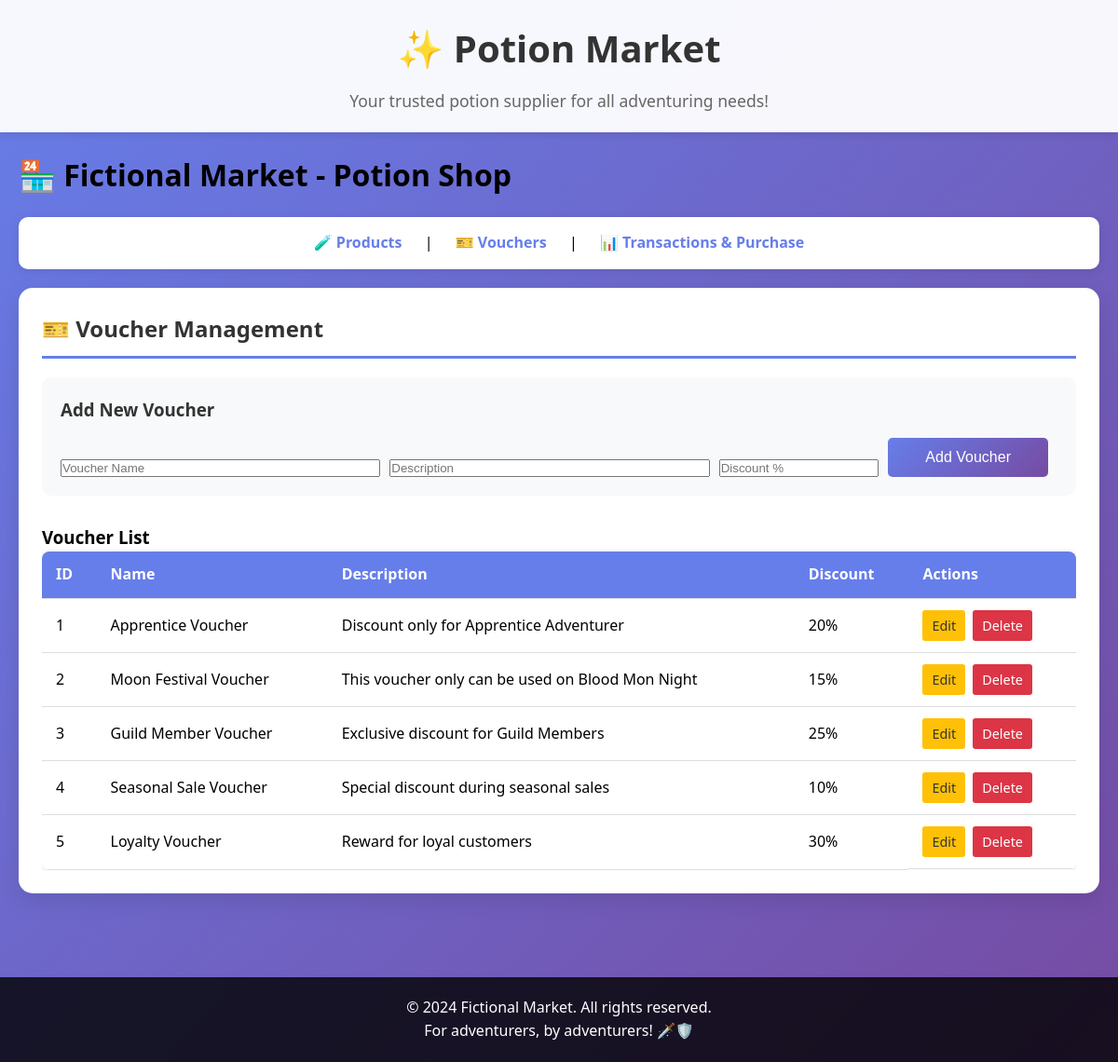
The page /?page=vouchers on the database its author committed.
### tables this page shows
CREATE TABLE voucher (
    id INT AUTO_INCREMENT PRIMARY KEY,
    name VARCHAR(100) NOT NULL,
    description VARCHAR(100) UNIQUE,
    discount int(2)
);

### config/db.php (called while the page is built, shortened)
<?php
class Database {
    private $host = "localhost";
    private $username = "root";
    private $password = "";
    private $dbname = "fictional_market";
    public function __construct() {
        try {
            $this->conn = new PDO("mysql:host=$this->host;dbname=$this->dbname", $this->username, $this->password);
        } catch (PDOException $e) {
            echo "Connection failed: " . $e->getMessage();
        }
    }
}
?>

### class/Voucher.php (called while the page is built, shortened)
<?php
require_once 'config/db.php';
class Voucher {
    private $db;
    private $table = 'voucher';
    public function __construct() {
        $this->db = (new Database())->conn;
    }
    public function getAllVouchers() {
        try {
            $stmt = $this->db->query("SELECT * FROM {$this->table} ORDER BY id ASC");
            return $stmt->fetchAll(PDO::FETCH_ASSOC);
        } catch(PDOException $e) {
            echo "Error: " . $e->getMessage();
            return [];
        }
    }
}
?>

### view/voucher.php (the view, shortened to what this page needs)
<div class="section">
    <h2>🎫 Voucher Management</h2>
    <div class="crud-form">
        <h3>Add New Voucher</h3>
        <form method="POST" action="index.php">
            <div class="form-row">
                <input type="text" name="name" placeholder="Voucher Name" required>
                <input type="text" name="description" placeholder="Description" required>
                <input type="number" name="discount" placeholder="Discount %" min="0" max="100" required>
                <button type="submit" name="add_voucher" class="btn">Add Voucher</button>
            </div>
        </form>
    </div>
    <div class="table-container">
        <h3>Voucher List</h3>
        <table class="crud-table">
            <thead>
                <tr>
                    <th>ID</th>
                    <th>Name</th>
                    <th>Description</th>
                    <th>Discount</th>
                    <th>Actions</th>
                </tr>
            </thead>
            <tbody>
                <?php
                $vouchers = $voucher->getAllVouchers();
                if (count($vouchers) > 0) {
                    foreach ($vouchers as $v) {
                        echo "<tr>";
                        echo "<td>{$v['id']}</td>";
                        echo "<td>{$v['name']}</td>";
                        echo "<td>{$v['description']}</td>";
                        echo "<td>{$v['discount']}%</td>";
                        echo "<td class='actions'>";
                        echo "<a href='#' onclick='editVoucher({$v['id']}, \"{$v['name']}\", \"{$v['description']}\", {$v['discount']})' class='btn-edit'>Edit</a>";
                        echo "<a href='index.php?page=vouchers&delete_voucher={$v['id']}' class='btn-delete' onclick='return confirm(\"Delete this voucher?\")'>Delete</a>";
                        echo "</td>";
                        echo "</tr>";
                    }
                } else {
                    echo "<tr><td colspan='5' class='no-data'>No vouchers found</td></tr>";
                }
                ?>
            </tbody>
        </table>
    </div>
</div>

### style.css (style rules this page uses)
* { margin: 0; padding: 0; box-sizing: border-box; }
body { font-family: 'Segoe UI', Tahoma, Geneva, Verdana, sans-serif; background: linear-gradient(135deg, #667eea 0%, #764ba2 100%); min-height: 100vh; line-height: 1.6; }
.section { background: white; margin-bottom: 30px; padding: 25px; border-radius: 15px; box-shadow: 0 8px 25px rgba(0,0,0,0.1); }
.section h2 { color: #333; margin-bottom: 20px; border-bottom: 3px solid #667eea; padding-bottom: 10px; font-size: 1.5em; }
.btn { background: linear-gradient(135deg, #667eea 0%, #764ba2 100%); color: white; padding: 12px 30px; border: none; border-radius: 5px; font-size: 16px; cursor: pointer; transition: transform 0.2s ease; }
.crud-form { background: #f8f9fa; padding: 20px; border-radius: 10px; margin-bottom: 30px; }
.crud-form h3 { margin-bottom: 15px; color: #333; }
.form-row { display: grid; grid-template-columns: 2fr 2fr 1fr 1fr auto; gap: 10px; align-items: end; }
.table-container { overflow-x: auto; }
.crud-table { width: 100%; border-collapse: collapse; background: white; border-radius: 8px; overflow: hidden; box-shadow: 0 2px 10px rgba(0,0,0,0.1); }
.crud-table th, .crud-table td { padding: 12px 15px; text-align: left; border-bottom: 1px solid #ddd; }
.crud-table th { background: #667eea; color: white; font-weight: bold; }
.crud-table td { vertical-align: middle; }
.actions { display: flex; gap: 8px; }
.btn-edit { background: #ffc107; color: #333; padding: 5px 10px; border-radius: 3px; text-decoration: none; font-size: 0.9em; }
.btn-delete { background: #dc3545; color: white; padding: 5px 10px; border-radius: 3px; text-decoration: none; font-size: 0.9em; }

### rows shown on the page
voucher: id "1", name "Apprentice Voucher", description "Discount only for Apprentice Adventurer", discount "20"
voucher: id "2", name "Moon Festival Voucher", description "This voucher only can be used on Blood Mon Night", discount "15"
voucher: id "3", name "Guild Member Voucher", description "Exclusive discount for Guild Members", discount "25"
voucher: id "4", name "Seasonal Sale Voucher", description "Special discount during seasonal sales", discount "10"
voucher: id "5", name "Loyalty Voucher", description "Reward for loyal customers", discount "30"
